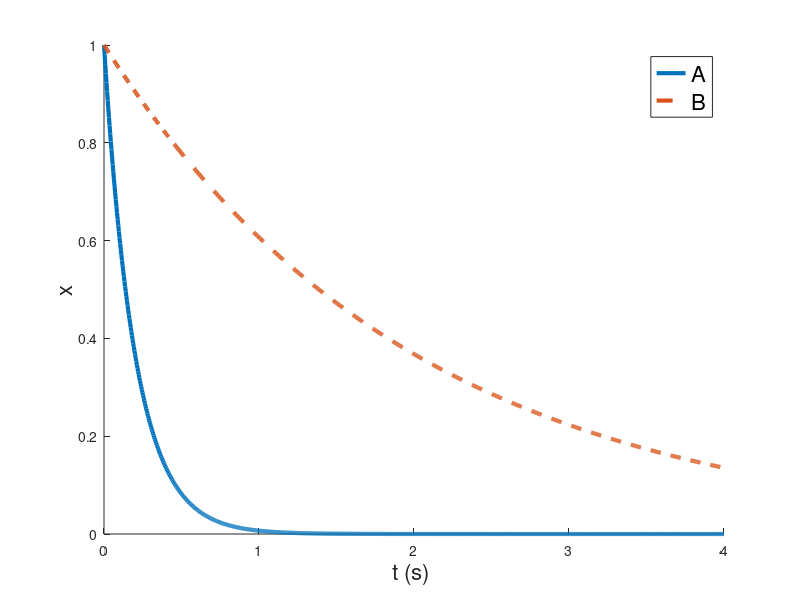

Recreate this plot in MATLAB. (Note: this script raises an error after producing the figure.)
t=linspace(0,4,1000);
 Fontsize=16;

taulow=0.2;
tauhigh=2;

figure;
hold all

plot(t,exp(-t./taulow),'-','linewidth',3)

plot(t,exp(-t./tauhigh),'--','linewidth',3)
hold off
xlabel('t (s) ','Fontsize',Fontsize);
ylabel('x','Fontsize',Fontsize);
legh=legend('A','B');
set(legh,'Fontsize',Fontsize);
export_fig('ex_1st_order.png','-r100','-transparent')